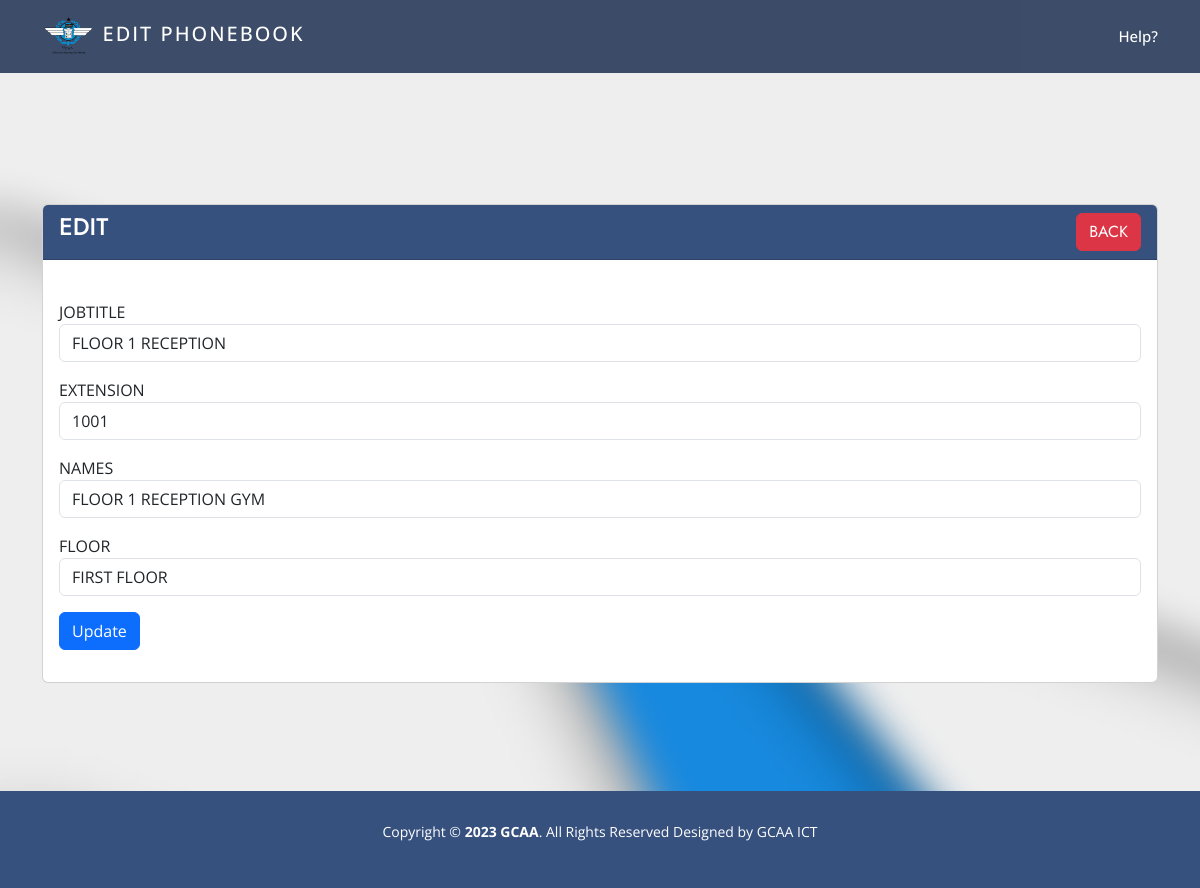
Page /edit.php?id=2 on the committed database.
### tables this page shows
CREATE TABLE `phonebook1` (
  `id` int(50) NOT NULL,
  `JOBTITLE` text NOT NULL,
  `EXTENSION` int(50) NOT NULL,
  `NAMES` text NOT NULL,
  `FLOOR` text NOT NULL
);

### edit.php (the view, shortened to what this page needs)
<?php
include('partials/_head.php')
?>
<section class="Getstarted mt-5">
    <div class="container">
        <div class="row mt-5">
            <div class="col-md-12">
                <div class="card mt-5">
                    <div class="card-header" style="background-color: #37517e;">
                        <h4 class="text-white">EDIT
                            <a href="admindex.php" class="btn btn-danger float-end">BACK</a>
                        </h4>
                    </div>
                    <div class="card-body">
                        <?php
                        if (isset($_GET['id'])) {
                            $phonebook_id = mysqli_real_escape_string($con, $_GET['id']);
                            $query = "SELECT * FROM phonebook1 WHERE id='$phonebook_id' ";
                            $query_run = mysqli_query($con, $query);
                            if (mysqli_num_rows($query_run) > 0) {
                                $phonebook = mysqli_fetch_array($query_run);
                        ?>
                                <form action="editcode.php" method="POST">
                                    <div class="mb-3">
                                        <label>JOBTITLE</label>
                                        <input type="varchar" name="JOBTITLE" value="<?= $phonebook['JOBTITLE']; ?>" class="form-control">
                                    </div>
                                    <div class="mb-3">
                                        <label>EXTENSION</label>
                                        <input type="number" name="EXTENSION" value="<?= $phonebook['EXTENSION']; ?>" class="form-control">
                                    </div>
                                    <div class="mb-3">
                                        <label>NAMES</label>
                                        <input type="varchar" name="NAMES" value="<?= $phonebook['NAMES']; ?>" class="form-control">
                                    </div>
                                    <div class="mb-3">
                                        <label>FLOOR</label>
                                        <input type="varchar" name="FLOOR" value="<?= $phonebook['FLOOR']; ?>" class="form-control">
                                    </div>
                                    <div class="mb-3">
                                        <button type="submit" name="update_phonebook" class="btn btn-primary">
                                            Update
                                        </button>
                                    </div>
                                </form>
                        <?php
                            } else {
                                echo "<h4>Not found in directory </h4>";
                            }
                        }
                        ?>
                    </div>
                </div>
            </div>
        </div>
    </div>
</section>
    <?php include('partials/_footer.php')  ?>

### assets/css/style.css (style rules this page uses)
.card-header { font-size: 1.9rem; font-weight: 500; color: #000000; margin-bottom: 1.5rem; }
.row { row-gap: 3rem; }
a { color: #47b2e4; text-decoration: none; }
h1, h2, h3, h4, h5, h6 { font-family: "Jost", sans-serif; }
section { padding: 60px 0; overflow: hidden; }

### rows in the picture
phonebook1: JOBTITLE "FLOOR 1 RECEPTION", EXTENSION "1001", NAMES "FLOOR 1 RECEPTION GYM", FLOOR "FIRST FLOOR"

### other values in the picture
$title "EDIT PHONEBOOK"
